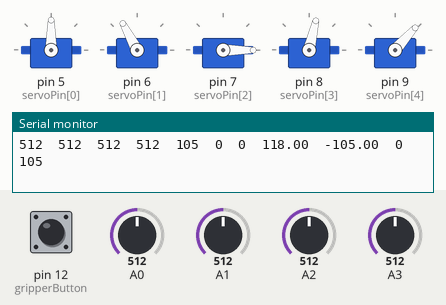
The sketch below on a simulated Arduino Uno, built with avr-gcc and run on an emulated ATmega328P. On the bench: 5 × servo, the last lines printed to the serial monitor. Inputs (shaded band) come from the test bench; at power-on: A0 = 512, A3 = 512, A1 = 512, A2 = 512, pin 12 (gripperButton) HIGH.

Above: at 1.2 s.
1.3 s: A0 set to 716
At 1.8 s:
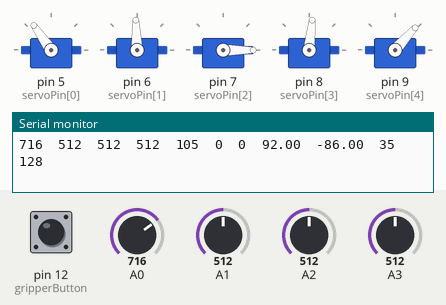
2.8 s: A3 set to 716
At 3.9 s:
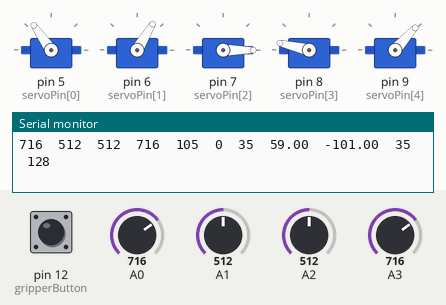
4.3 s: A1 set to 716
At 5.2 s:
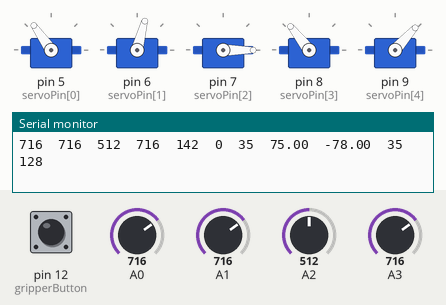
5.8 s: A2 set to 306
At 6.4 s:
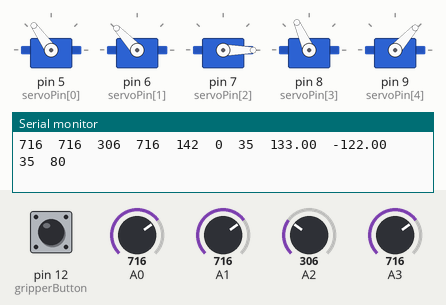
7.3 s: pin 12 (gripperButton) pulled LOW for 0.15 s
At 7.38 s:
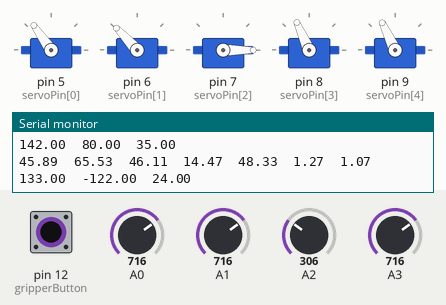
8.9 s: A1 set to 992
At 9.6 s:
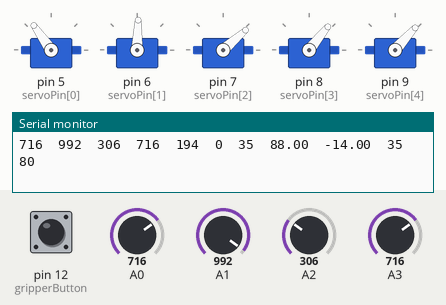
Timing chart, 0 to 11.4 s (numbered marks = the images above; inputs shaded):
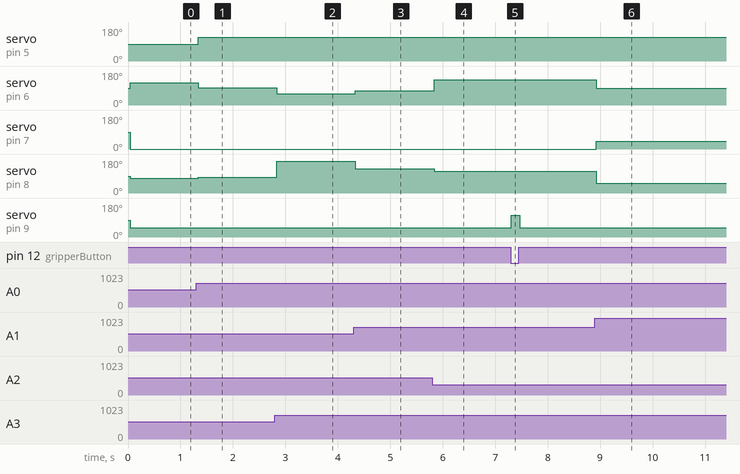

The sketch:

RobotArm_IK.ino
```cpp
#include <Servo.h>

//Constants (robot dimensions in mm)
int baseHeight = 50;
int humerus = 50;
int ulna = 50;
int hand = 80;
const float pi = 3.141593;

float shoulder;
float elbow;
float wristAngle;
int setHeight;
int setDepth;
int setAngle;

int rotationStartDepth; //Initial depth value before compensating for rotation
int setRotation;  //
int rotationDepth;  //Depth value after rotation

//PINOUT
int servoPin[] = {5,6,7,8,9};
int gripperButton = 12;

//Servo object declaration using <Servo.h>
Servo myservo;  //A-1 (Base)
Servo myservo2; //A-2 (Shoulder)
Servo myservo3; //A-3 (Elbow)
Servo myservo4; //A-4 (Wrist)
Servo myservo5; //A-5 (Gripper)

void setup(){
    Serial.begin(115200);
    myservo.attach(servoPin[0]);  //A-1 (Base)
    myservo2.attach(servoPin[1]); //A-2 (Shoulder)
    myservo3.attach(servoPin[2]); //A-3 (Elbow)
    myservo4.attach(servoPin[3]); //A-4 (Wrist)
    myservo5.attach(servoPin[4]); //A-5 (Gripper)
    pinMode(gripperButton, INPUT_PULLUP);
}

void loop() {
    serialDebug();
    setHeight = map(analogRead(A1),0,1024,10,200);
    setRotation = map(analogRead(A0),0,1024,-90,90);
    rotationStartDepth = map(analogRead(A2),0,1024,10,200);
    setAngle = map(analogRead(A3),0,1024,-90,90);
    rotationDepth = constrain(rotationStartDepth/cos(setRotation*0.0174532925),10,200);
    findAngles(setHeight,rotationDepth,setAngle); //End effector angle locked to 0!
    if (shoulder != 0) {
        myservo.write(90+setRotation);  //Base.Neutral position = 100 100+setRotation
        myservo2.write(shoulder);     //Shoulder. Vertical = 90.
        myservo3.write(55+elbow);  //Elbow. Vertical up = 175.
        myservo4.write(90+wristAngle);  //Wrist. Vertical = 90.
        if (digitalRead(gripperButton) == 1) {
            myservo5.write(48);  //Less is more closed
        }
        else {
            myservo5.write(115);  //Less is more closed
        }
    }
    else Serial.println("OUTSIDE AREA OF OPERATION");
}

void serialDebug() {
    Serial.print(analogRead(A0));
    Serial.print("\t");
    Serial.print(analogRead(A1));
    Serial.print("\t");
    Serial.print(analogRead(A2));
    Serial.print("\t");
    Serial.print(analogRead(A3));
    Serial.print("\t");
    Serial.print(setHeight); //LEFT RIGHT(1024)
    Serial.print("\t");
    Serial.print(setDepth); //DOWN UP(1024)
    Serial.print("\t");
    Serial.print(setAngle);//LEFT RIGHT(1024)
    Serial.print("\t");
    Serial.print(shoulder);
    Serial.print("\t");
    Serial.print(elbow);
    Serial.print("\t");
    Serial.print(setRotation);
    Serial.print("\t");
    Serial.print(rotationDepth);
    Serial.print("\n");
    delay(30);
}

void findAngles(float localHeight, float localDepth, float wristAngleToGround){
    Serial.print(localHeight); Serial.print("\t"); Serial.print(localDepth); Serial.print("\t"); Serial.print(wristAngleToGround);  Serial.print("\n");
    float offsetsHeight = sin(radians(wristAngleToGround))*hand;
    float offsetsDepth = cos(radians(wristAngleToGround))*hand;
    float wristHeight = localHeight-offsetsHeight-baseHeight;
    float wristDepth = localDepth-offsetsDepth;
    float shoulderToWrist = sqrt((wristHeight*wristHeight)+(wristDepth*wristDepth));
    float angle1 = atan2(wristHeight,wristDepth);
    float angle2 = acos(((humerus*humerus)-(ulna*ulna)+(shoulderToWrist*shoulderToWrist))/((2*humerus)*shoulderToWrist));
    shoulder = int((angle1+angle2)*180/pi);
    elbow = int(-(180-(acos(((humerus*humerus)+(ulna*ulna)-(shoulderToWrist*shoulderToWrist))/((2*humerus)*ulna)))*180/pi));
    wristAngle = wristAngleToGround-elbow-shoulder;
    Serial.print(offsetsHeight); Serial.print("\t");
    Serial.print(offsetsDepth); Serial.print("\t");
    Serial.print(wristHeight); Serial.print("\t");
    Serial.print(wristDepth); Serial.print("\t");
    Serial.print(shoulderToWrist); Serial.print("\t");
    Serial.print(angle1); Serial.print("\t");
    Serial.print(angle2); Serial.print("\t");
    Serial.print(shoulder); Serial.print("\t");
    Serial.print(elbow); Serial.print("\t");
    Serial.print(wristAngle); Serial.print("\n");
}
```

Measured:
- after the input at 1.3 s, servo on pin 5 (servoPin[0]): 90° → 125° at once; servo on pin 6 (servoPin[1]): 118° → 92° at once; servo on pin 8 (servoPin[3]): 77° → 84° at once
- after the input at 2.8 s, servo on pin 6 (servoPin[1]): 92° → 59° at once; servo on pin 8 (servoPin[3]): 84° → 167° at once
- after the input at 4.3 s, servo on pin 6 (servoPin[1]): 59° → 75° at once; servo on pin 8 (servoPin[3]): 167° → 128° at once
- after the input at 5.8 s, servo on pin 6 (servoPin[1]): 75° → 133° at once; servo on pin 8 (servoPin[3]): 128° → 114° at once
- after the input at 7.3 s, servo on pin 9 (servoPin[4]): 48° → 115° at once, → 48° 0.16 s later
- after the input at 8.9 s, servo on pin 6 (servoPin[1]): 133° → 88° at once; servo on pin 7 (servoPin[2]): 0° → 41° at once; servo on pin 8 (servoPin[3]): 114° → 51° at once
